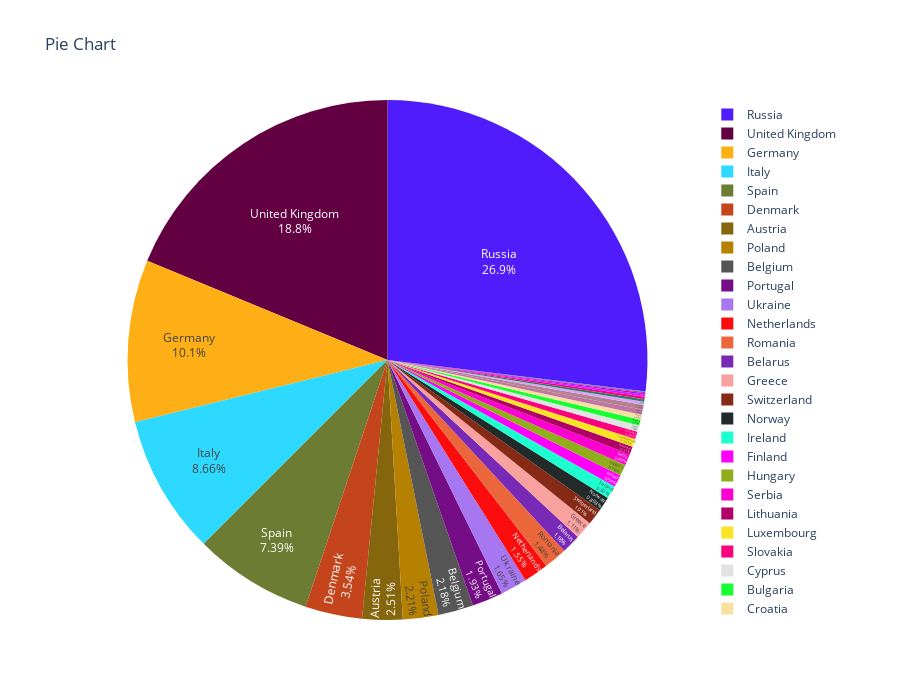

Notebook code for this chart:
### Markdown cell above
# Pie Chart

### Code cell
recent_tests_data_frame = pd.DataFrame(columns=['location', 'total_tests', 'date'])
for country in countries_in_europe:
    country_recent_data = covid19_data_frame.loc[(covid19_data_frame['location'] == country)
                                                 & pd.notnull(covid19_data_frame['total_tests']),
                                                 ['location', 'total_tests', 'date']]
    if not country_recent_data.empty:
        recent_tests_data_frame = pd.concat([recent_tests_data_frame, country_recent_data.iloc[[-1]]])

fig3 = px.pie(recent_tests_data_frame, values='total_tests', names='location', title='Pie Chart'
              , color='location', color_discrete_map=color_dict, hover_data=['date']
              , labels={'location': 'European country', 'date': 'Recent data available date',
                        'total_tests': 'Total tests'}, height=700)

fig3.update_traces(textposition='inside', textinfo='percent+label'
                   , hovertemplate='Total tests: %{value} <br>Recent data available date,' +
                                   'European country: %{customdata}</br>')

### Figure 1 — Plotly figure (JSON) as saved in the notebook; plotly's stock layout.template omitted (floating-point values rounded to 4 significant figures)
{"data": [{"customdata": [["2021-02-02", "Albania"], ["2021-02-01", "Andorra"], ["2021-02-02", "Austria"], ["2021-02-03", "Belarus"], ["2021-02-01", "Belgium"], ["2021-02-03", "Bosnia and Herzegovina"], ["2021-02-03", "Bulgaria"], ["2021-02-03", "Croatia"], ["2021-02-02", "Cyprus"], ["2021-02-02", "Denmark"], ["2021-02-02", "Estonia"], ["2021-02-01", "Finland"], ["2021-01-24", "Germany"], ["2021-02-02", "Greece"], ["2021-02-03", "Hungary"], ["2021-02-02", "Iceland"], ["2021-02-03", "Ireland"], ["2021-02-02", "Italy"], ["2021-02-03", "Latvia"], ["2021-02-02", "Lithuania"], ["2021-02-02", "Luxembourg"], ["2021-01-19", "Malta"], ["2021-01-24", "Netherlands"], ["2021-02-02", "North Macedonia"], ["2021-02-01", "Norway"], ["2021-02-02", "Poland"], ["2021-02-01", "Portugal"], ["2021-02-03", "Romania"], ["2021-02-02", "Russia"], ["2021-02-01", "Serbia"], ["2021-02-02", "Slovakia"], ["2021-02-01", "Slovenia"], ["2021-01-28", "Spain"], ["2021-02-02", "Switzerland"], ["2021-02-03", "Ukraine"], ["2021-02-02", "United Kingdom"]], "domain": {"x": [0, 1], "y": [0, 1]}, "hovertemplate": "Total tests: %{value} <br>Recent data available date,European country: %{customdata}</br>", "labels": ["Albania", "Andorra", "Austria", "Belarus", "Belgium", "Bosnia and Herzegovina", "Bulgaria", "Croatia", "Cyprus", "Denmark", "Estonia", "Finland", "Germany", "Greece", "Hungary", "Iceland", "Ireland", "Italy", "Latvia", "Lithuania", "Luxembourg", "Malta", "Netherlands", "North Macedonia", "Norway", "Poland", "Portugal", "Romania", "Russia", "Serbia", "Slovakia", "Slovenia", "Spain", "Switzerland", "Ukraine", "United Kingdom"], "legendgroup": "", "marker": {"colors": ["#AA0DFE", "#3283FE", "#85660D", "#782AB6", "#565656", "#1C8356", "#16FF32", "#F7E1A0", "#E2E2E2", "#C4451C", "#DEA0FD", "#FE00FA", "#FEAF16", "#F8A19F", "#90AD1C", "#F6222E", "#1CFFCE", "#2ED9FF", "#C075A6", "#B00068", "#FBE426", "#FA0087", "#FB0D0D", "#DA16FF", "#222A2A", "#B68100", "#750D86", "#EB663B", "#511CFB", "#FB00D1", "#FC0080", "#B2828D", "#6C7C32", "#862A16", "#A777F1", "#620042"]}, "name": "", "showlegend": true, "textinfo": "percent+label", "textposition": "inside", "type": "pie", "values": [349925, 144933, 9563229, 4502730, 8318867, 603521, 1414581, 1206372, 1461790, 13513320, 787734, 2879838, 38471483, 4230257, 2741542, 265383, 3128741, 33053574, 1203031, 1947747, 1918609, 577450, 5934044, 461509, 3429357, 8418114, 7364336, 5498375, 102824417, 2627944, 1788560, 1097724, 28228026, 3857235, 6299699, 71642534]}], "layout": {"height": 700, "legend": {"tracegroupgap": 0}, "title": {"text": "Pie Chart"}}}
